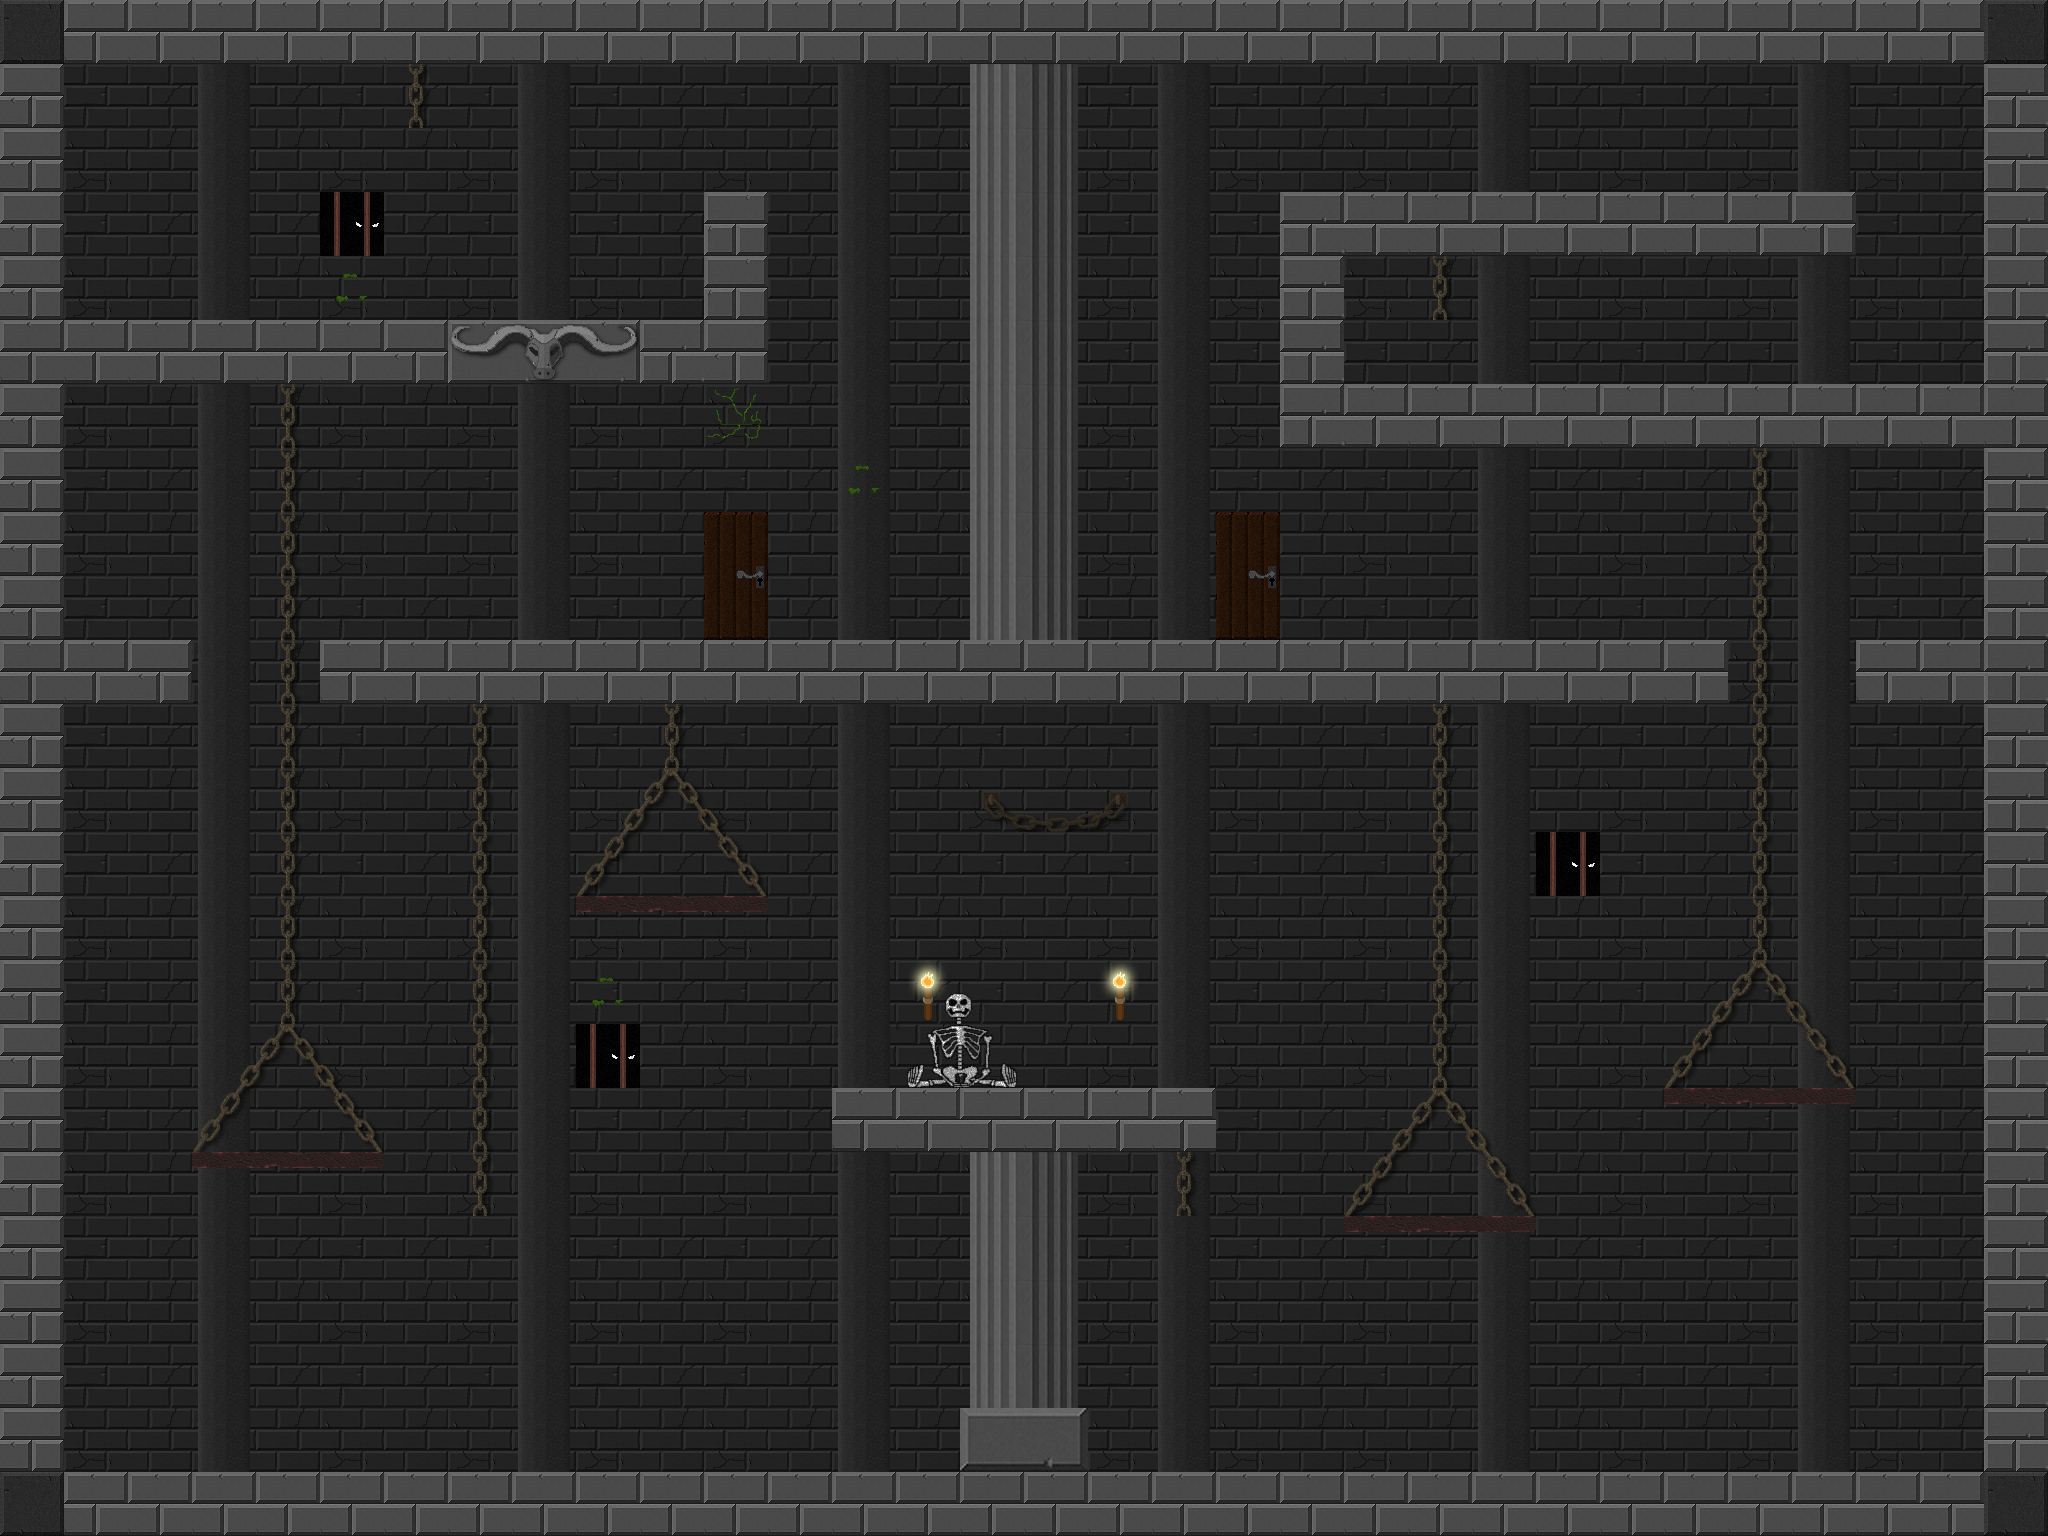

A level layout from a 2D game, rendered from its tile map. Below: a short description, then the map file with tile-grid data replaced by summaries:
An orthogonal 32x24 tile map with 64x64 px tiles, 5 tile layers (background, background2, coll, declvl1, ...) and 46 objects.

<map version="1.0" orientation="orthogonal" width="32" height="24" tilewidth="64" tileheight="64">
 <tileset firstgid="1" name="Tezture Tiles" tilewidth="64" tileheight="64">
  <image source="Tezture Tiles.png" width="512" height="640" />
 </tileset>
 <layer name="background" width="32" height="24">
  <data>[768 cells, 720 non-empty, 4 distinct tile ids]</data>
 </layer>
 <layer name="background2" width="32" height="24">
  <data>[768 cells, 132 non-empty, 1 distinct tile ids]</data>
 </layer>
 <layer name="coll" width="32" height="24">
  <data>[768 cells, 215 non-empty, 15 distinct tile ids]</data>
 </layer>
 <layer name="declvl1" width="32" height="24">
  <data>[768 cells, 68 non-empty, 13 distinct tile ids]</data>
 </layer>
 <layer name="declvl2" width="32" height="24">
  <data>[768 cells, 12 non-empty, 7 distinct tile ids]</data>
 </layer>
 <objectgroup name="playerSpawn" width="32" height="24">
  <object x="734" y="560">
   <ellipse />
  </object>
 </objectgroup>
 <objectgroup name="fairyDustEasy" width="32" height="24">
  <object x="995" y="1052">
   <ellipse />
  </object>
  <object x="288" y="1115">
   <ellipse />
  </object>
  <object x="865" y="592">
   <ellipse />
  </object>
  <object x="1753" y="1057">
   <ellipse />
  </object>
  <object x="1306" y="1024">
   <ellipse />
  </object>
  <object x="168" y="257">
   <ellipse />
  </object>
  <object x="661" y="849">
   <ellipse />
  </object>
  <object x="318" y="255">
   <ellipse />
  </object>
  <object x="1948" y="603">
   <ellipse />
  </object>
 </objectgroup>
 <objectgroup name="fairyCage" width="32" height="24">
  <object x="417" y="157">
   <ellipse />
  </object>
  <object x="1439" y="350">
   <ellipse />
  </object>
  <object x="1184" y="1244">
   <ellipse />
  </object>
  <object x="478" y="1245">
   <ellipse />
  </object>
 </objectgroup>
 <objectgroup name="trapEasy" width="32" height="24">
  <object x="159" y="1440" />
  <object x="223" y="1440" />
  <object x="287" y="1440" />
  <object x="351" y="1440" />
  <object x="415" y="1440" />
  <object x="479" y="1440" />
  <object x="543" y="1440" />
  <object x="607" y="1440" />
  <object x="671" y="1440" />
  <object x="735" y="1440" />
  <object x="799" y="1440" />
  <object x="863" y="1440" />
  <object x="927" y="1440" />
  <object x="1375" y="1440" />
  <object x="1311" y="1440" />
  <object x="1695" y="1440" />
  <object x="1439" y="1440" />
  <object x="1247" y="1440" />
  <object x="1503" y="1440" />
  <object x="1759" y="1440" />
  <object x="1119" y="1440" />
  <object x="1823" y="1440" />
  <object x="1567" y="1440" />
  <object x="1631" y="1440" />
  <object x="1183" y="1440" />
  <object x="1887" y="1440" />
  <object x="96" y="1439" />
  <object x="1951" y="1440" />
 </objectgroup>
 <objectgroup name="playerEnd" width="32" height="24">
  <object x="1246" y="567">
   <ellipse />
  </object>
 </objectgroup>
 <objectgroup name="enemyEasy" width="32" height="24">
  <object x="1024" y="1057" />
  <object x="368" y="194" />
  <object x="1292" y="524" />
 </objectgroup>
</map>
